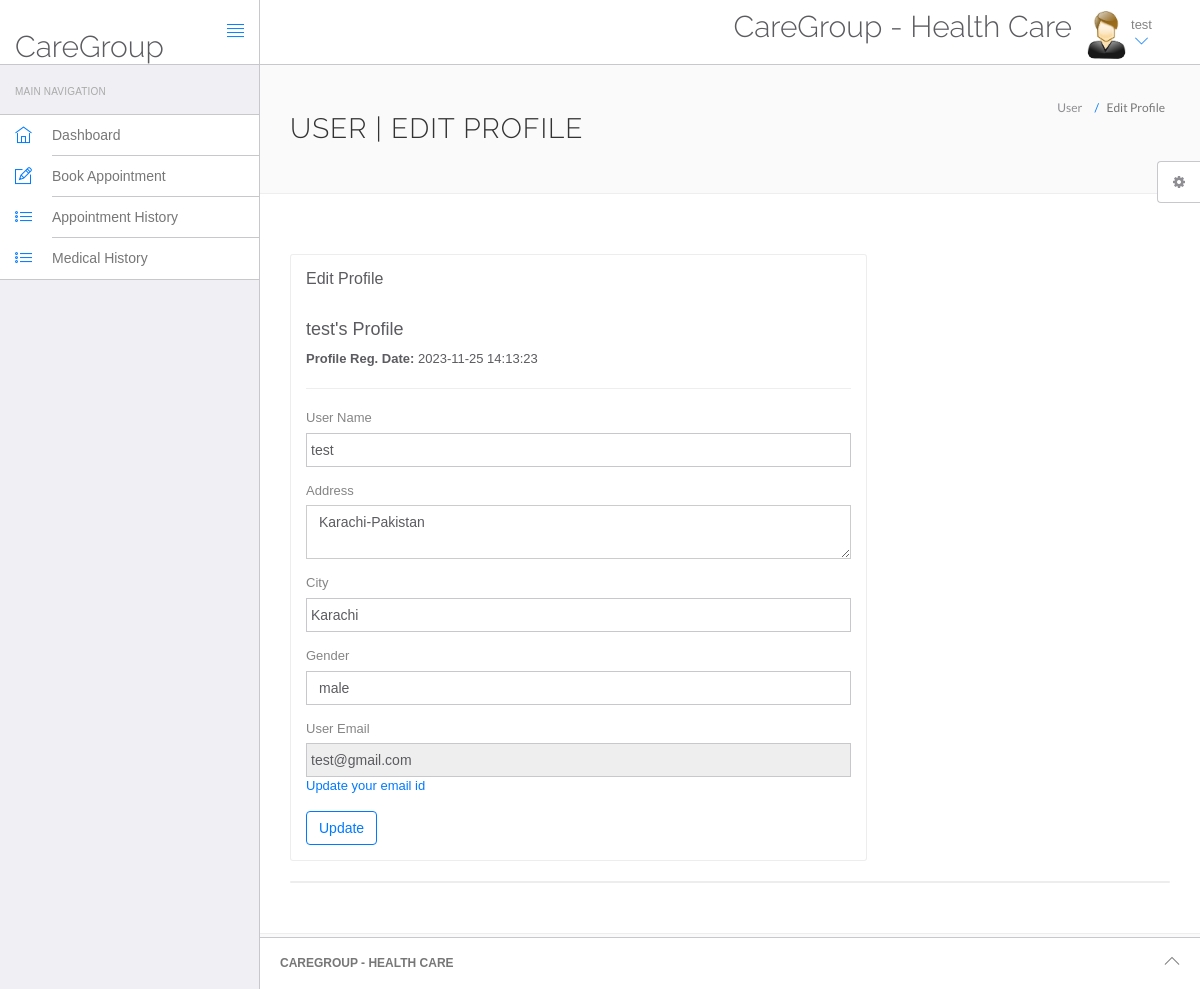
The app's page /hospital/hms/edit-profile.php (signed in) with its own data.
### tables this page shows
CREATE TABLE `users` (
  `id` int(11) NOT NULL,
  `fullName` varchar(255) DEFAULT NULL,
  `address` longtext DEFAULT NULL,
  `city` varchar(255) DEFAULT NULL,
  `gender` varchar(255) DEFAULT NULL,
  `email` varchar(255) DEFAULT NULL,
  `password` varchar(255) DEFAULT NULL,
  `regDate` timestamp NULL DEFAULT current_timestamp(),
  `updationDate` timestamp NULL DEFAULT NULL ON UPDATE current_timestamp()
);

### hospital/hms/edit-profile.php (the view, shortened to what this page needs)
<?php
include('include/config.php');
?>
<!DOCTYPE html>
<html lang="en">
	<head>
		<link rel="stylesheet" href="vendor/bootstrap/css/bootstrap.min.css">
		<link rel="stylesheet" href="vendor/fontawesome/css/font-awesome.min.css">
		<link rel="stylesheet" href="vendor/themify-icons/themify-icons.min.css">
		<link href="vendor/animate.css/animate.min.css" rel="stylesheet" media="screen">
		<link href="vendor/perfect-scrollbar/perfect-scrollbar.min.css" rel="stylesheet" media="screen">
		<link href="vendor/switchery/switchery.min.css" rel="stylesheet" media="screen">
		<link href="vendor/bootstrap-touchspin/jquery.bootstrap-touchspin.min.css" rel="stylesheet" media="screen">
		<link href="vendor/select2/select2.min.css" rel="stylesheet" media="screen">
		<link href="vendor/bootstrap-datepicker/bootstrap-datepicker3.standalone.min.css" rel="stylesheet" media="screen">
		<link href="vendor/bootstrap-timepicker/bootstrap-timepicker.min.css" rel="stylesheet" media="screen">
		<link rel="stylesheet" href="assets/css/styles.css">
		<link rel="stylesheet" href="assets/css/plugins.css">
		<link rel="stylesheet" href="assets/css/themes/theme-1.css" id="skin_color" />
	</head>
	<body>
		<div id="app">
<?php include('include/sidebar.php');?>
			<div class="app-content">
						<?php include('include/header.php');?>
				<div class="main-content" >
					<div class="wrap-content container" id="container">
						<section id="page-title">
							<div class="row">
								<div class="col-sm-8">
									<h1 class="mainTitle">User | Edit Profile</h1>
																	</div>
								<ol class="breadcrumb">
									<li>
										<span>User </span>
									</li>
									<li class="active">
										<span>Edit Profile</span>
									</li>
								</ol>
							</div>
						</section>
						<div class="container-fluid container-fullw bg-white">
							<div class="row">
								<div class="col-md-12">
									<div class="row margin-top-30">
										<div class="col-lg-8 col-md-12">
											<div class="panel panel-white">
												<div class="panel-heading">
													<h5 class="panel-title">Edit Profile</h5>
												</div>
												<div class="panel-body">
									<?php
$sql=mysqli_query($con,"select * from users where id='".$_SESSION['id']."'");
while($data=mysqli_fetch_array($sql))
{
?>
<h4><?php echo htmlentities($data['fullName']);?>'s Profile</h4>
<p><b>Profile Reg. Date: </b><?php echo htmlentities($data['regDate']);?></p>
<hr />													<form role="form" name="edit" method="post">
<div class="form-group">
															<label for="fname">
																 User Name
															</label>
	<input type="text" name="fname" class="form-control" value="<?php echo htmlentities($data['fullName']);?>" >
														</div>
<div class="form-group">
															<label for="address">
																 Address
															</label>
					<textarea name="address" class="form-control"><?php echo htmlentities($data['address']);?></textarea>
														</div>
<div class="form-group">
															<label for="city">
																 City
															</label>
		<input type="text" name="city" class="form-control" required="required"  value="<?php echo htmlentities($data['city']);?>" >
														</div>
<div class="form-group">
									<label for="gender">
																Gender
															</label>
<select name="gender" class="form-control" required="required" >
<option value="<?php echo htmlentities($data['gender']);?>"><?php echo htmlentities($data['gender']);?></option>
</select>
														</div>
<div class="form-group">
									<label for="fess">
																 User Email
															</label>
					<input type="email" name="uemail" class="form-control"  readonly="readonly"  value="<?php echo htmlentities($data['email']);?>">
					<a href="change-emaild.php">Update your email id</a>
														</div>
														<button type="submit" name="submit" class="btn btn-o btn-primary">
															Update
														</button>
													</form>
													<?php } ?>
												</div>
											</div>
										</div>
											</div>
										</div>
									<div class="col-lg-12 col-md-12">
											<div class="panel panel-white">
											</div>
										</div>
									</div>
								</div>
					</div>
				</div>
			</div>
	<?php include('include/footer.php');?>
	<?php include('include/setting.php');?>
		</div>
	</body>
</html>

### hospital/hms/include/header.php (shortened to what this page needs)
<header class="navbar navbar-default navbar-static-top">
					<div class="navbar-header">
						<a class="navbar-brand" href="#">
							<h2 style="padding-top:20% ">CareGroup</h2>
						</a>
						<a href="#" class="sidebar-toggler pull-right visible-md visible-lg" data-toggle-class="app-sidebar-closed" data-toggle-target="#app">
							<i class="ti-align-justify"></i>
						</a>
					</div>
					<div class="navbar-collapse collapse">
						<ul class="nav navbar-right">
								<li  style="padding-top:2% ">
								<h2>CareGroup - Health Care</h2>
							</li>
							<li class="dropdown current-user">
								<a href class="dropdown-toggle" data-toggle="dropdown">
									<img src="assets/images/images.jpg"> <span class="username">
									<?php $query=mysqli_query($con,"select fullName from users where id='".$_SESSION['id']."'");
while($row=mysqli_fetch_array($query))
{
	echo $row['fullName'];
}
									?> <i class="ti-angle-down"></i></i></span>
								</a>
							</li>
						</ul>
					</div>
				</header>

### hospital/hms/assets/css/themes/theme-1.css (style rules this page uses)
body { background: #FAFAFA; }
header .navbar-header { background: #ffffff !important; border-right-color: #c8c7cc !important; border-bottom-color: #c8c7cc !important; }
header .navbar-header .sidebar-toggler, header .navbar-header .sidebar-mobile-toggler { color: #007aff !important; }
header .navbar-header .navbar-brand { color: #777 !important; }
header .navbar-collapse { background: #ffffff !important; border-bottom-color: #c8c7cc !important; box-shadow: none !important; }
header .navbar-collapse .navbar-right > li > a { color: #777; }
header .navbar-collapse .navbar-right > li > a i { color: #007aff !important; }

### records on screen
users: fullName "test", regDate "2023-11-25 14:13:23", fname "test", address "Karachi-Pakistan", city "Karachi", gender "male", uemail "test@gmail.com"
